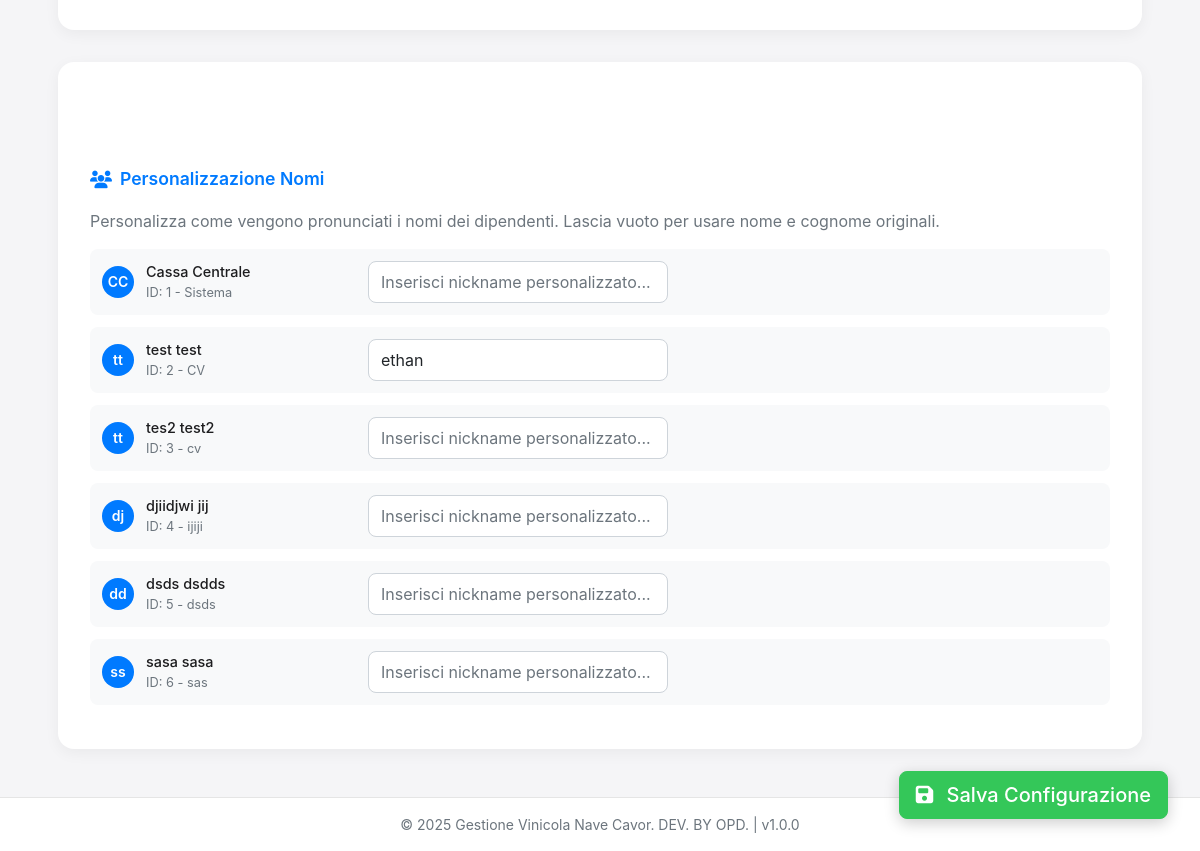
/admin/speech_config (signed in, lower part), run on an earlier commit of the app's database.
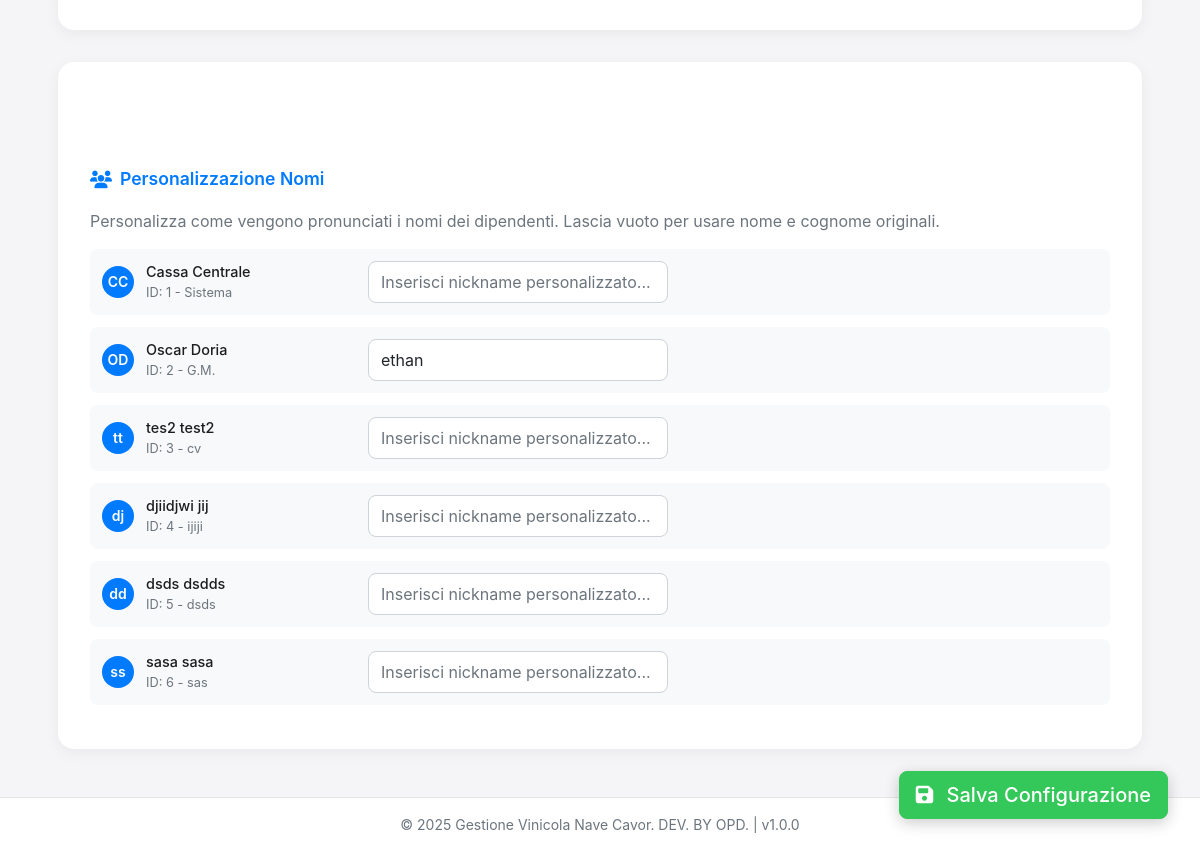
And on a later commit of the database.
### app.py (models this page shows, shortened)
class Employee(db.Model):
    id = db.Column(db.Integer, primary_key=True)
    code = db.Column(db.String(50), unique=True)  # Codice a barre della card
    first_name = db.Column(db.String(100))
    last_name = db.Column(db.String(100))
    rank = db.Column(db.String(100))
    credit = db.Column(db.Numeric(10, 2), default=0)
    credit_hash = db.Column(db.String(64))  # Hash per verificare l'integrità del credito
    credit_limit = db.Column(db.Numeric(10, 2), default=0)  # Limite di credito negativo consentito

### app.py (the view)
@app.route('/admin/speech_config')
def admin_speech_config():
    if session.get('admin_logged_in') != True:
        return redirect(url_for('admin_login'))
    try:
        employees = Employee.query.all()
        return render_template('admin_speech_config.html', employees=employees)
    except Exception as e:
        logger.error(f"Error in admin_speech_config: {str(e)}")
        flash('Errore nel caricamento della configurazione sintesi vocale', 'danger')
        return redirect(url_for('admin_dashboard'))

### app.py (called while the page is built)
@app.context_processor
def inject_app_info():
    now = datetime.now()
    return {
        'app_name': app.config['APP_NAME'],
        'app_version': app.config['APP_VERSION'],
        'now': now
    }

### templates/admin_speech_config.html (shortened to what this page needs)
{% extends "base.html" %}
{% block content %}
<div class="admin-container">
    <div class="config-section">
        <div class="config-body">
        </div>
    </div>
    <div class="config-section">
        <div class="config-header">
            <h3 class="config-title">
                <i class="fas fa-user-tag"></i>
            </h3>
        </div>
        <div class="config-body">
            <div class="form-section">
                <div class="section-title">
                    <i class="fas fa-users"></i>
                    Personalizzazione Nomi
                </div>
                <p class="text-muted mb-3">
                    Personalizza come vengono pronunciati i nomi dei dipendenti. Lascia vuoto per usare nome e cognome originali.
                </p>
                <div id="nicknamesContainer">
                    {% for employee in employees %}
                    <div class="nickname-row">
                        <div class="employee-info">
                            <div class="employee-avatar">{{ employee.first_name[0] }}{{ employee.last_name[0] }}</div>
                            <div class="employee-details">
                                <div class="employee-name">{{ employee.first_name }} {{ employee.last_name }}</div>
                                <div class="employee-id">ID: {{ employee.id }} - {{ employee.rank }}</div>
                            </div>
                        </div>
                        <input type="text" class="form-control nickname-input"
                               data-employee-id="{{ employee.id }}"
                               placeholder="Inserisci nickname personalizzato...">
                    </div>
                    {% endfor %}
                </div>
            </div>
        </div>
    </div>
</div>
<button type="button" class="btn btn-success btn-lg save-button" onclick="saveConfiguration()">
    <i class="fas fa-save me-2"></i>
    Salva Configurazione
</button>
{% endblock %}

What changed in the data, as far as the page shows it:
changed Employee id 2: first_name "t" → "O"; last_name "t" → "D"; first_name "test" → "Oscar"; last_name "test" → "Doria"; rank "CV" → "G.M."
